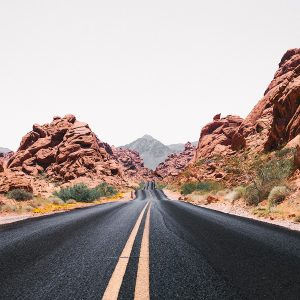
#> input picture road3.jpg, 300 x 300 px, found by its file name
$ python LBP.py
#> lines starting #> are read from the running program, lines starting #| are printed output that depends on the picture
import cv2
import numpy as np

img = cv2.imread("/home/pi/Desktop/road3.jpg",0)
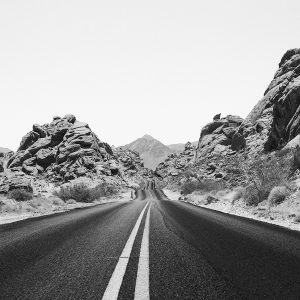
#> img: shape (300, 300); min 5, max 255, mean 157.8


x = img.shape; #image size
#> x = (300, 300)

dst = np.zeros(img.shape,np.uint8) # output

#print(x[0])
#LBP_Array = [[0]*x[1] for i in range(x[0])]

for i in range(x[0]):
    for j in range(x[1]):
        i1 =i
        j1 =j
        if( (i1+2 > x[0]) or (i1-2 < 0) or (j1+2 >x[1]) or (j1-2 < 0)):
            continue
        LBPPoint = 0
        color = img[i,j]
        com1= img [i+1,j]
        com2= img [i+1,j+1]
        com3= img [i,j-1]
        com4= img [i-1,j-1]
        com5= img [i-1,j]
        com6= img [i-1,j+1]
        com7= img [i,j+1]
        com8= img [i+1,j+1]
        if(color>com1):
            LBPPoint += 1
        if(color >com2):
            LBPPoint += 2
        if(color > com3):
            LBPPoint += 4
        if(color >com4):
            LBPPoint += 8
        if(color >com5):
            LBPPoint += 16
        if(color >com6):
            LBPPoint += 32
        if(color >com7):
            LBPPoint += 64
        if(color >com8):
            LBPPoint += 128
        dst[i,j] =LBPPoint
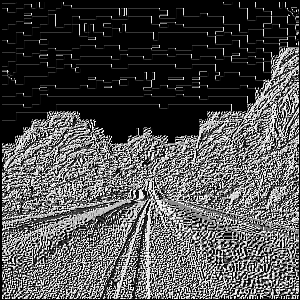
#> dst: shape (300, 300); min 0, max 255, mean 79.1


cv2.imshow("abc",dst)


cv2.waitKey()
